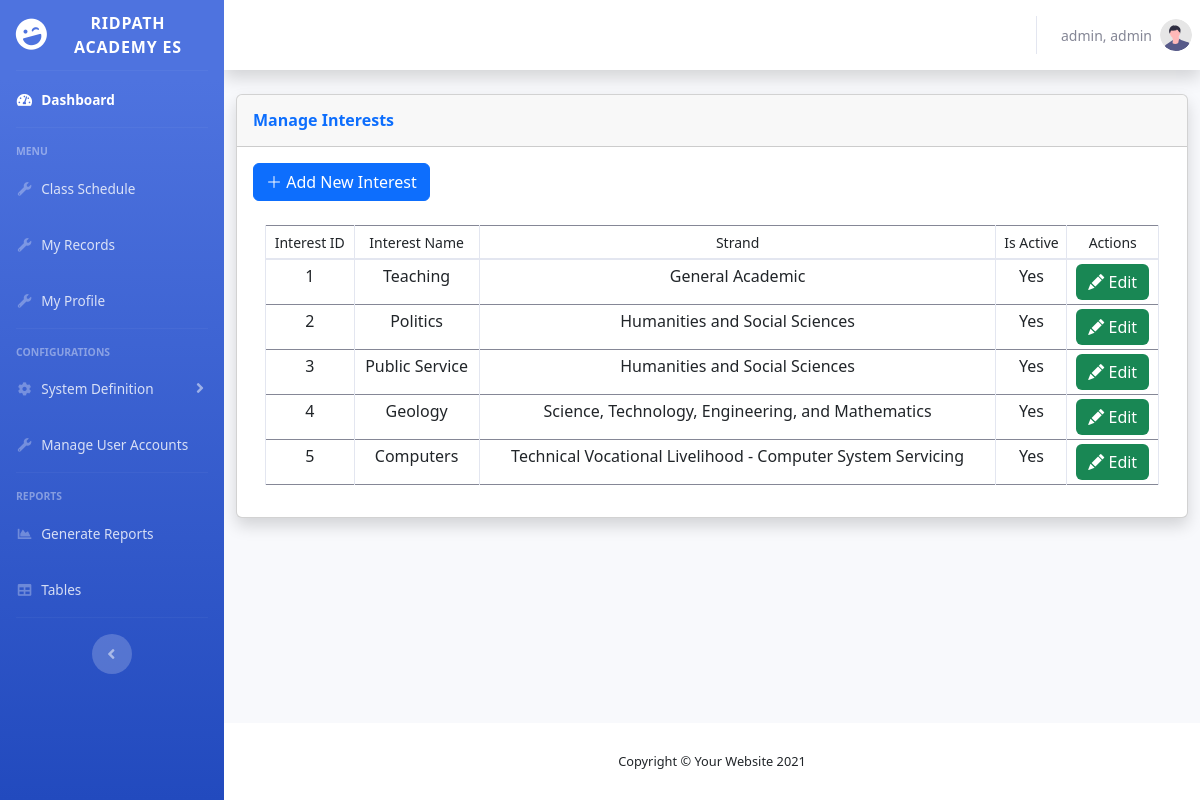
The app's page /admin/interests.php (signed in) with its own data.
### tables this page shows
CREATE TABLE `interests` (
  `interestID` int(254) NOT NULL,
  `description` varchar(254) NOT NULL,
  `strandID` int(254) NOT NULL,
  `isactive` varchar(10) NOT NULL
);

CREATE TABLE `strands` (
  `strandID` int(254) NOT NULL,
  `strandname` varchar(254) NOT NULL,
  `abbreviation` varchar(254) NOT NULL,
  `isactive` varchar(10) NOT NULL
);

### admin/interests.php (the view, shortened to what this page needs)
<?php
    require '../shared/header.php';
?>
                <div class="container-fluid">
                    <div class="row">
                        <div class="col-xl-12 col-lg-12">
                            <div class="card shadow mb-4">
                                <div
                                    class="card-header py-3 d-flex flex-row align-items-center justify-content-between">
                                    <h6 class="m-0 font-weight-bold text-primary">Manage Interests</h6>
                                </div>
                                <div class="card-body">
                                    <div class="row" id="page-btn-container">
                                        <div class="col-4">
                                        <button class="btn btn-primary" id="page-btn" data-bs-toggle="modal" data-bs-target="#modal-Add"><i class="bi bi-plus-lg"></i> Add New Interest</button>
                                        </div>
                                    </div>
                                    <div class="container">
                                    <div class="table-responsive mt-4">
                                    <table class="table table-hover table-bordered table-sm w-100" id="table">
                                        <thead>
                                        <tr>
                                            <th scope="col" class="text-center" id="th"><small>Interest ID</small></th>
                                            <th scope="col" class="text-center" id="th"><small>Interest Name</small></th>
                                            <th scope="col" class="text-center" id="th"><small>Strand</small></th>
                                            <th scope="col" class="text-center" id="th"><small>Is Active</small></th>
                                            <th scope="col" class="text-center" id="th"><small>Actions</small></th>
                                        </tr>
                                        </thead>
                                        <tbody>
                                        <?php
                                        $fetchQuery = "SELECT * FROM interests LEFT JOIN strands ON interests.strandID = strands.strandID";
                                        $fetchedData = mysqli_query($conn, $fetchQuery);
                                        while($DataArray = mysqli_fetch_assoc($fetchedData)){
                                            $ID = $DataArray['interestID'];
                                            $interestname = $DataArray['description'];
                                            $strandname = $DataArray['strandname'];
                                            $status = $DataArray['isactive'];
                                            ?>
                                            <tr>
                                                <td class="text-center" id="td"><?php echo $ID; ?></td>
                                                <td class="text-center" id="td"><?php echo $interestname; ?></td>
                                                <td class="text-center" id="td"><?php echo $strandname; ?></td>
                                                <td class="text-center" id="td"><?php echo $status; ?></td>
                                                <td class="text-center" id="td">
                                                    <button class="btn btn-success border-0" title="Edit" id="table-button"
                                                            data-bs-toggle="modal"
                                                            data-bs-target="#modal-Edit"
                                                            data-bs-interestID="<?php echo $ID;?>"
                                                            >
                                                            <i class="bi bi-pencil-fill" id="table-btn-icon"></i> <span id="tablebutton-text">Edit</span>
                                                    </button>
                                                </td>
                                            </tr>
                                            <?php
                                        }
                                        ?>
                                        </tbody>
                                    </table>
                                    </div>
                                    </div>
                                </div>
                            </div>
                        </div>
                    </div>
                </div>
            </div>
<?php
    require '../shared/footer.php';
?>

### shared/header.php (shortened to what this page needs)
<!DOCTYPE html>
<html lang="en">
<head>
    <link href="../vendor/fontawesome-free/css/all.min.css" rel="stylesheet" type="text/css">
    <link href="../css/sb-admin-2.min.css" rel="stylesheet">
    <link href="../css/bootstrap5.min.css" rel="stylesheet">
    <link rel="stylesheet" href="https://cdn.jsdelivr.net/npm/bootstrap-icons@1.9.1/font/bootstrap-icons.css">
    <link href="../css/style.css" rel="stylesheet">
    <link rel="stylesheet" href="../css/dataTables.bootstrap5.min.css">
</head>
<body id="page-top">
    <div id="wrapper">
        <?php
        require 'sidebar.php';
        ?>
        <div id="content-wrapper" class="d-flex flex-column">
            <div id="content">
                <nav class="navbar navbar-expand navbar-light bg-white topbar mb-4 static-top shadow">
                    <ul class="navbar-nav ml-auto">
                        <li class="nav-item dropdown no-arrow">
                            <a class="nav-link dropdown-toggle" href="#" id="userDropdown" role="button"
                                data-toggle="dropdown" aria-haspopup="true" aria-expanded="false">
                                <span class="mr-2 d-none d-lg-inline text-gray-600 small">
                                    <?php echo $_SESSION['logged_username']; ?>
                                </span>
                                <img class="img-profile rounded-circle"
                                    src="../img/undraw_profile.svg">
                            </a>
                        </li>
                    </ul>
                </nav>

### shared/sidebar.php (shortened to what this page needs)
<ul class="navbar-nav bg-gradient-primary sidebar sidebar-dark accordion" id="accordionSidebar">
<a class="sidebar-brand d-flex align-items-center justify-content-center" href="dashboard.php">
    <div class="sidebar-brand-icon rotate-n-15">
        <i class="fas fa-laugh-wink"></i>
    </div>
    <div class="sidebar-brand-text mx-3">Ridpath Academy ES</div>
</a>
<hr class="sidebar-divider my-0">
<li class="nav-item active">
    <a class="nav-link" href="dashboard.php">
        <i class="fas fa-fw fa-tachometer-alt"></i>
        <span>Dashboard</span></a>
</li>
<hr class="sidebar-divider">
<div class="sidebar-heading">
    Menu
</div>
<li class="nav-item">
    <a class="nav-link" href="">
        <i class="fas fa-fw fa-wrench"></i>
        <span>Class Schedule</span></a>
</li>
<li class="nav-item">
    <a class="nav-link" href="">
        <i class="fas fa-fw fa-wrench"></i>
        <span>My Records</span></a>
</li>
<li class="nav-item">
    <a class="nav-link" href="">
        <i class="fas fa-fw fa-wrench"></i>
        <span>My Profile</span></a>
</li>
<hr class="sidebar-divider">
<div class="sidebar-heading">
    Configurations
</div>
<li class="nav-item">
    <a class="nav-link collapsed" href="#" data-toggle="collapse" data-target="#collapseTwo"
        aria-expanded="true" aria-controls="collapseTwo">
        <i class="fas fa-fw fa-cog"></i>
        <span>System Definition</span>
    </a>
</li>
<li class="nav-item">
    <a class="nav-link" href="manageUserAccounts.php">
        <i class="fas fa-fw fa-wrench"></i>
        <span>Manage User Accounts</span></a>
</li>
<hr class="sidebar-divider">
<div class="sidebar-heading">
    Reports
</div>
<li class="nav-item">
    <a class="nav-link" href="reports.php">
        <i class="fas fa-fw fa-chart-area"></i>
        <span>Generate Reports</span></a>
</li>
<li class="nav-item">
    <a class="nav-link" href="tables.php">
        <i class="fas fa-fw fa-table"></i>
        <span>Tables</span></a>
</li>
<hr class="sidebar-divider d-none d-md-block">
<div class="text-center d-none d-md-inline">
    <button class="rounded-circle border-0" id="sidebarToggle"></button>
</div>
</ul>

### shared/footer.php (shortened to what this page needs)
            <footer class="sticky-footer bg-white">
                <div class="container my-auto">
                    <div class="copyright text-center my-auto">
                        <span>Copyright &copy; Your Website 2021</span>
                    </div>
                </div>
            </footer>
        </div>
    </div>
</body>
</html>

### records on screen
interests: interestID "1", description "Teaching", strandID.strandname "General Academic", strandID.isactive "Yes"
interests: interestID "2", description "Politics", strandID.strandname "Humanities and Social Sciences", strandID.isactive "Yes"
interests: interestID "3", description "Public Service", strandID.strandname "Humanities and Social Sciences", strandID.isactive "Yes"
interests: interestID "4", description "Geology", strandID.strandname "Science, Technology, Engineering, and Mathematics", strandID.isactive "Yes"
interests: interestID "5", description "Computers", strandID.strandname "Technical Vocational Livelihood - Computer System Servicing", strandID.isactive "Yes"

### other values on screen
$_SESSION['logged_username'] "admin, admin"
